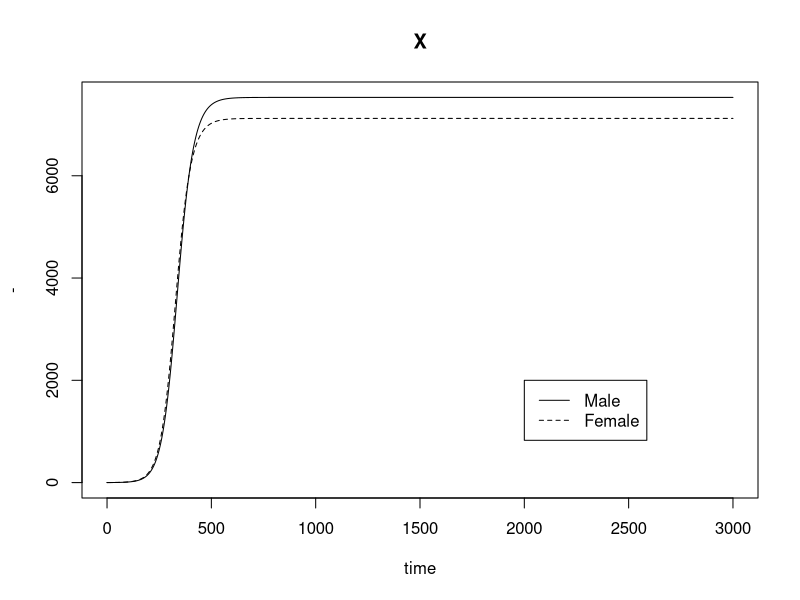
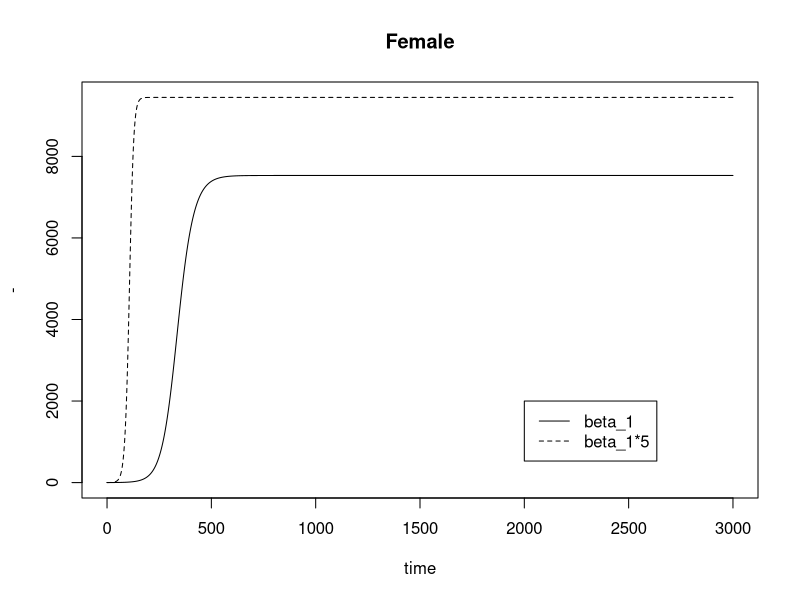
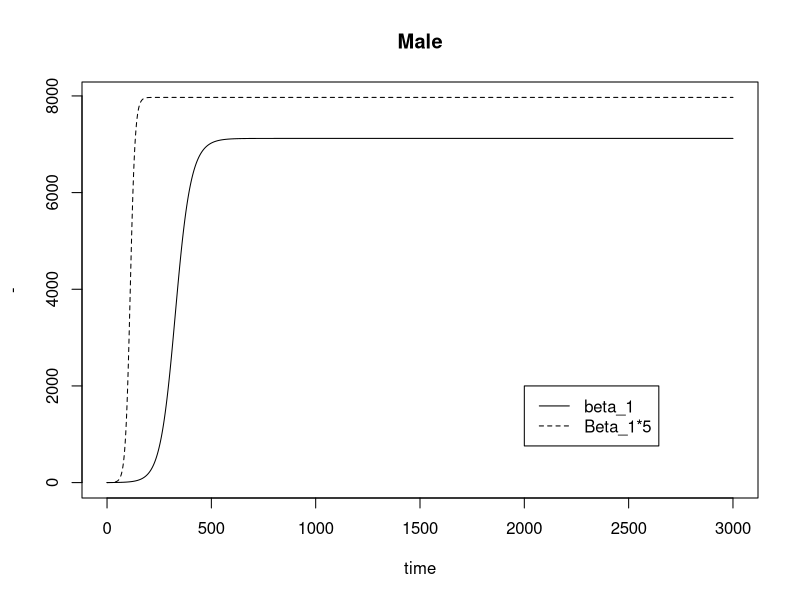
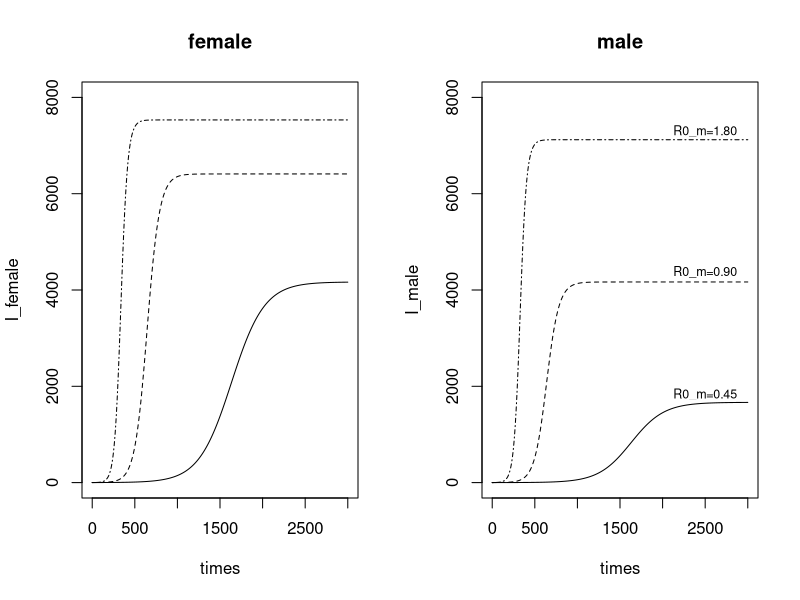
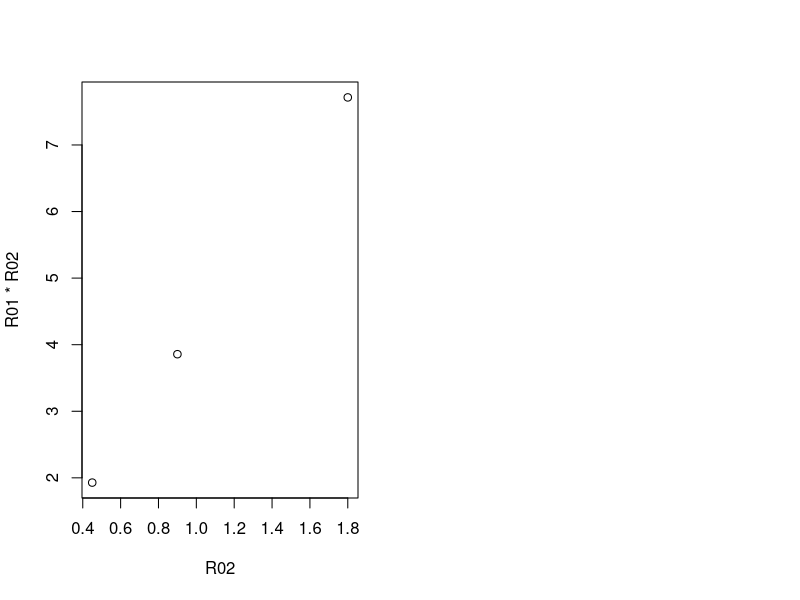
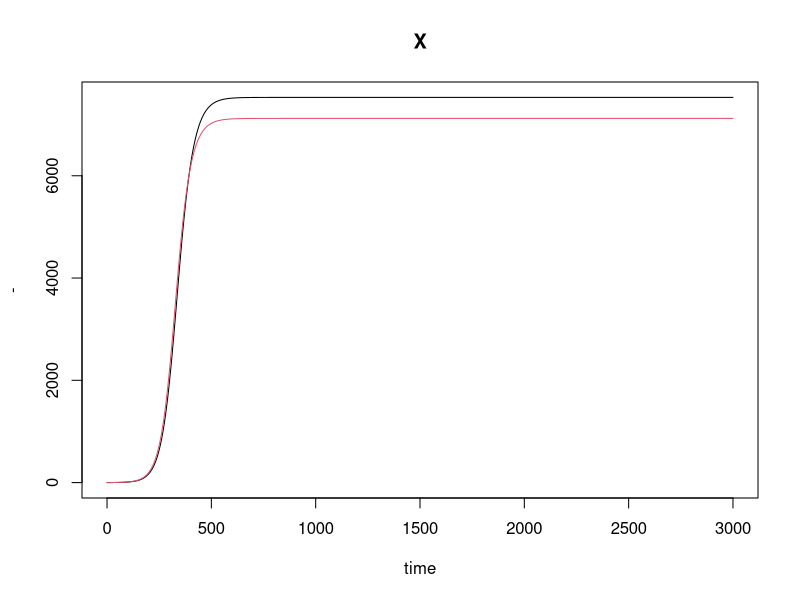
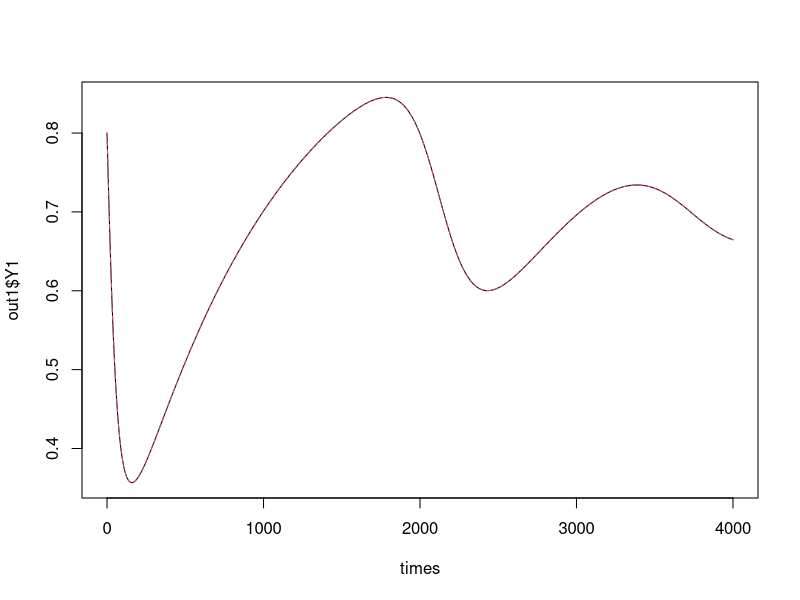
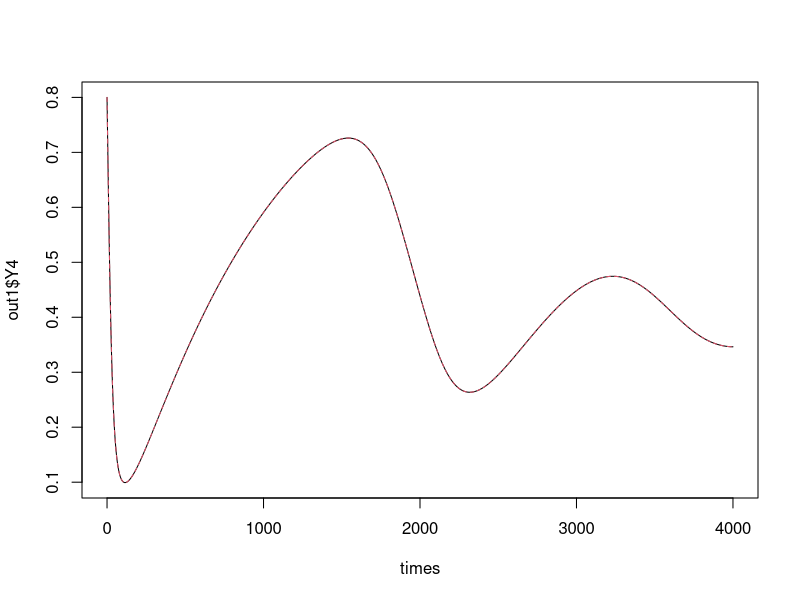

Recreate these plots in R, in order. (Note: this script raises an error after producing the figures.)

#########################################################
#                                                       #
#                                                       #
# PRACTICAL SESSION 3                                   #
# MODELING INFECTIOUS DISEAES USING R                   #
# ZIv Shkedy, Rashider Aloni, Leyla Kodalci             #
# Hasselt University, Belgium                           #
# 4th PhD week, Gondar University, Ethiopia             #
# JKUAT, Kenya                                          #
# SUSAN-SSACAB 2019 Conference, South Africa            #
# STEAM-3D, CApe Town, 2026                             #
#                                                       #
#########################################################


library(deSolve)


#########################################################
## Example I two interacting pop                       ##
## model: capasso                                      ##
## two interacting populations : diagonal transmission ##
## gonorrhea model                                     ## 
#########################################################

parameters <- c(beta1=0.000003,beta2=0.000006,v1=0.007,v2=0.05,N1=10000,N2=15000)
state <- c(Y1=1,Y2=0)
state
times<-seq(0,3000,by=0.1)
Gonorrhea<-function(t,state,parameters)
{
with(as.list(c(state, parameters)),
{
dY1 <- beta1*(N1-Y1)*Y2-v1*Y1
dY2 <- beta2*(N2-Y2)*Y1-v2*Y2
list(c(dY1,dY2))
}) 
}

require(deSolve)
out <- as.data.frame(ode(y=state,times=times,func=Gonorrhea,parms=parameters))


par(mfrow=c(1,1))
plot(times,out$Y1 ,type="l",main="X", xlab="time",ylab="-",
      ylim=c(0,max(c(out$Y1,out$Y2))))
lines(times,out$Y2,lty=2)
legend(2000,2000,c("Male","Female"),lty=c(1,2))


out1<-out

parameters <- c(beta1=0.000003*5,beta2=0.000006,v1=0.007,v2=0.05,N1=10000,N2=15000)
state <- c(Y1=1,Y2=0)
times<-seq(0,3000,by=0.1)

require(deSolve)
out2 <- as.data.frame(ode(y=state,times=times,func=Gonorrhea,parms=parameters))


par(mfrow=c(1,1))
plot(times,out1$Y1 ,type="l",main="Female", xlab="time",ylab="-",
      ylim=c(0,max(c(out1$Y1,out2$Y1))))
lines(times,out2$Y1,lty=2)
legend(2000,2000,c("beta_1","beta_1*5"),lty=c(1,2))



par(mfrow=c(1,1))
plot(times,out1$Y2 ,type="l",main="Male", xlab="time",ylab="-",
      ylim=c(0,max(c(out1$Y2,out2$Y2))))
lines(times,out2$Y2,lty=2)
legend(2000,2000,c("beta_1","Beta_1*5"),lty=c(1,2))





#########################################################
## Example I two interacting pop                       ##
## model: capasso                                      ##
## two interacting populations : diagonal transmission ##
## gonorrhea model                                     ## 
#########################################################

parameters <- c(beta1=0.000003,beta2=0.000006,v1=0.007,v2=0.05,N1=10000,N2=15000)
state <- c(Y1=1,Y2=0)
Gonorrhea<-function(t,state,parameters)
{
with(as.list(c(state, parameters)),
{
dY1 <- beta1*(N1-Y1)*Y2-v1*Y1
dY2 <- beta2*(N2-Y2)*Y1-v2*Y2
list(c(dY1,dY2))
}) 
}
times<-seq(0,3000,by=0.1)

beta2.i<-0.000006*c(0.25,0.5,1)
beta2.i
y1mat<-y2mat<-matrix(0,length(times),length(beta2.i))
for(i in 1:length(beta2.i))
{
parameters <- c(beta1=0.000003,beta2=beta2.i[i],v1=0.007,v2=0.05,N1=10000,N2=15000)
require(deSolve)
out <- as.data.frame(ode(y=state,times=times,func=Gonorrhea,parms=parameters))
y1mat[,i]<-out$Y1
y2mat[,i]<-out$Y2
}
lty.i<-c(1,2,4)


#########################################################
## THE FIGURE FOR THE BOOK                             ##
#########################################################



par(mfrow=c(1,2))
plot(times,y1mat[,1],type="l",ylim=c(0,8000),ylab="I_female")
for(i in 2:length(beta2.i))
{
lines(times,y1mat[,i],lty=lty.i[i])
}
title("female")

plot(times,y2mat[,1],type="l",ylim=c(0,8000),ylab="I_male")
for(i in 2:length(beta2.i))
{
lines(times,y2mat[,i],lty=lty.i[i])
}
title("male")
text(2500,y2mat[,1][30001]*1.1,"R0_m=0.45",cex=0.75)
text(2500,y2mat[,2][30001]*1.05,"R0_m=0.90",cex=0.75)
text(2500,y2mat[,3][30001]*1.025,"R0_m=1.80",cex=0.75)




###########################################################
# r01 and r01*r02                                         #
###########################################################

N1<-10000
N2<-15000
beta1<-0.000003
beta2.i<-0.000006*c(0.25,0.5,1)
v2<-0.05
v1<-0.007
R02<-c(1:length(beta2.i))
R01<-N1*beta1/v1
for(i in 1:length(beta2.i))
{
R02[i]<-N2*beta2.i[i]/v2
}
data.frame(R02,R01*R02)


###########################################################
# extra figures                                           #
###########################################################

plot(R02,R01*R02)

###########################################################
# same plot at matlab (not for the book)                  #
###########################################################

par(mfrow=c(1,1))
plot(times,out$Y1 ,type="l",main="X", xlab="time",ylab="-",
      ylim=c(0,max(c(out$Y1,out$Y2))))
lines(times,out$Y2,col=2)


#########################################################
## Example II two interacting pop                      ##
## model: capasso                                      ##
#########################################################


#parameters <- c(beta11=0.05,beta12=0.075,beta21=0.075,beta22=0.05,v1=1/30,v2=1/30,mu=0.001) #basic setting
#parameters <- c(beta11=0.05,beta12=0.05,beta21=0.075,beta22=0.05,v1=1/30,v2=1/30,mu=0.001)  #beta12=0.05 
parameters <- c(beta11=0.05,beta12=0.0,beta21=0.075,beta22=0.05,v1=1/30,v2=1/30,mu=0.001)  #beta12=0.00 

state <- c(Y1=0.8,Y2=0.2,Y3=0,Y4=0.8,Y5=0.2,Y6=0)
state
times<-seq(0,4000,by=0.01)


SIRtwo<-function(t,state,parameters)
{
with(as.list(c(state, parameters)),
{
dY1 <- -(beta11*Y2+beta12*Y5)*Y1+mu-mu*Y1
dY2 <- (beta11*Y2+beta12*Y5)*Y1-v1*Y2-mu*Y2
dY3 <- v1*Y2 - mu*Y3
dY4 <- -(beta21*Y2+beta22*Y5)*Y4+mu-mu*Y4
dY5 <-  (beta21*Y2+beta22*Y5)*Y4-v2*Y5-mu*Y5
dY6 <- v2*Y5-mu*Y6
list(c(dY1,dY2,dY3,dY4,dY5,dY6))
}) 
}

times<-seq(0,4000,by=0.01)
require(deSolve)
out <- as.data.frame(ode(y=state,times=times,func=SIRtwo,parms=parameters))
head(out)
out1<-out
out2<-out


#outbeta120=out # beta12=0
#outbeta12025=out
#outbeta1205=out  #beta12=0.05
#outbeta12075=out #beta12=0.075 (basic setting (beta12=0.075))



### setting with beta_11=0 ##
plot(times,out1$Y1,type="l")
lines(times,out2$Y1,lty=2,col=2)

plot(times,out1$Y4,type="l")
lines(times,out2$Y4,lty=2,col=2)

## EXample 1: beta12=0.075,0.05 ##

plot(times,outbeta12075$Y1,type="l")
lines(times,outbeta1205$Y1,lty=2,col=2)
legend(1000,0.8,c("beta_12=0.075","beta_12=0.05"),lty=c(1,2),col=c(1,2))
title("susceptible in population 1")

plot(times,outbeta12075$Y4,type="l")
lines(times,outbeta1205$Y4,lty=2,col=2)
legend(1000,0.8,c("beta_12=0.075","beta_12=0.05"),lty=c(1,2),col=c(1,2))
title("susceptible in population 2")


## EXample 2: beta12=0.00,0.075 ##


plot(times,outbeta12075$Y1,type="l",ylim=c(0,1))
lines(times,outbeta120$Y1,lty=2,col=2)
legend(0,0.95,c("beta_12=0.075","beta_12=0.05"),lty=c(1,2),col=c(1,2))
title("susceptible in population 1")



plot(times,outbeta12075$Y4,type="l",ylim=c(0,1))
lines(times,outbeta120$Y4,lty=2,col=2)
legend(0,0.95,c("beta_12=0.075","beta_12=0.05"),lty=c(1,2),col=c(1,2))
title("susceptible in population 2")



#########################################################
## Example III age structure                           ##
## model: capasso                                      ##
#########################################################


#0.0002*25000/(1/91+1/75)
#parameters <- c(mu=1/75,beta=0.0002, v=4,N=25000)
#parameters <- c(mu=1/75,beta=0.0001, v=4,N=25000)
#parameters <- c(mu=1/75,beta=0.0000025, v=121.67,N=50000)
#parameters
#parameters <- c(mu=1/75000,beta=0.00121, v=121,N=500000)

#3*0.000121*500000

#state <- c(X=499900,Y=10,Z=0)
#state <- c(X=24999,Y=1,Z=0)

#SIR<-function(t,state,parameters)
#{
#with(as.list(c(state, parameters)),
#{
#dX <- N*mu-beta*Y*X - mu*X
#dY <- beta*Y*X - v*Y - mu*Y
#dZ <- v*Y -mu*Z
#list(c(dX, dY, dZ))
#}) 
#}
#times<-seq(0,800,by=0.1)
#require(deSolve)
#out <- as.data.frame(ode(y=state,times=times,func=SIR,parms=parameters))
#head(out)

#################################################
## THE FIGURE FOR THE BOOK                     ##
#################################################


#par(mfrow=c(2,1))
#plot(times,out$X ,type="l",main=" ", xlab="time", ylab="susceptible")
#plot(times,out$Y ,type="l",main=" ", xlab="time", ylab="susceptible")


#########################################################
## Example III age structure                           ##
## model: capasso                                      ##
#########################################################



0.0005*266665/(4+1/75)/20
0.0005*733334/(4+1/75)/55

N<-1000000
(20/75)*N
N-(20/75)*N

(20/75)*1000000

26665+1+73333

## Example (1) ###

parameters <- c(beta11=0.0001,beta12=0.0000075,beta21=0.0000075,beta22=0.0001,
                v1=4,v2=4,mu=1/75,mu2=1/20,N=1000000)
parameters

## Example (2) ###

parameters <- c(beta11=0.000001,beta12=0.0000075,beta21=0.0000075,beta22=0.0001,
                v1=4,v2=4,mu=1/75,mu2=1/20,N=1000000)
parameters


state <- c(Y1=266665,Y2=1,Y3=0,Y4=733334,Y5=0.0,Y6=0)
state

SIRtwo<-function(t,state,parameters)
{
with(as.list(c(state, parameters)),
{
dY1 <- -(beta11*Y2+beta12*Y5)*Y1+N*mu-mu*Y1-mu2*Y1
dY2 <- (beta11*Y2+beta12*Y5)*Y1-v1*Y2-mu*Y2-mu2*Y2
dY3 <- v1*Y2 - mu*Y3-mu2*Y3
dY4 <- -(beta21*Y2+beta22*Y5)*Y4-mu*Y4+mu2*Y1
dY5 <-  (beta21*Y2+beta22*Y5)*Y4-v2*Y5-mu*Y5+mu2*Y2
dY6 <- v2*Y5-mu*Y6+mu2*Y3
list(c(dY1,dY2,dY3,dY4,dY5,dY6))
}) 
}

times<-seq(0,60,by=0.01)
require(deSolve)
out <- as.data.frame(ode(y=state,times=times,func=SIRtwo,parms=parameters))
#out1<-out #Example 1
out05<-out #Example 2


dim(out)[1]
head(out)
((out$Y1[10001]+out$Y4[10001])/N)^(-1)

((out$Y1[10001])/((20/75)*N))
((out$Y4[10001])/(N-((20/75)*N)))

#########################################################
## Example 1 (slide 196-197)                           ##
#########################################################


par(mfrow=c(1,1))
plot(times,out1$Y1+out1$Y4,ylim=c(0,500000),type="l",main=" ",xlab="time",ylab="S")
lines(times,out1$Y1,lty=2)
lines(times,out1$Y4,lty=3)
legend(10,500000,c("total","age group I","age group II"),lty=c(1,2,3))


plot(times,out1$Y2+out1$Y5,ylim=c(0,50000),type="l",main=" ",xlab="time",ylab="I")
lines(times,out1$Y2,lty=2)
lines(times,out1$Y5,lty=3)
legend(10,50000,c("total","age group I","age group II"),lty=c(1,2,3))


#########################################################
## Example 2 (198-199)                                 ##
#########################################################


par(mfrow=c(1,1))
plot(times,out05$Y1+out05$Y4,ylim=c(0,500000),type="l",main=" ",xlab="time",ylab="S")
lines(times,out05$Y1,lty=2)
lines(times,out05$Y4,lty=3)
legend(10,500000,c("total","age group I","age group II"),lty=c(1,2,3))


plot(times,out05$Y2+out05$Y5,ylim=c(0,50000),type="l",main=" ",xlab="time",ylab="I")
lines(times,out05$Y2,lty=2)
lines(times,out05$Y5,lty=3)
legend(10,50000,c("total","age group I","age group II"),lty=c(1,2,3))



#########################################################
## Example 1 Vs. Example 2                             ##
#########################################################


par(mfrow=c(1,1))
plot(times,out1$Y1+out1$Y4,ylim=c(0,500000),type="l",main=" ",xlab="time",ylab="S")
lines(times,out05$Y1+out05$Y4,lty=2)
legend(0,500000,c("Example 1","Example 2"),lty=c(1,2))



#########################################################
## End of program                                      ##
#########################################################

par(mfrow=c(2,1))
plot(times,out1$Y1,ylim=c(0,500000),type="l",main=" ",xlab="time",ylab="S")
lines(times,out05$Y1,lty=2)
#legend(0,500000,c("total","age group I","age group II"),lty=c(1,2,3))
plot(times,out1$Y4,ylim=c(0,500000),type="l",main=" ",xlab="time",ylab="S")
lines(times,out05$Y4,lty=2)
#legend(0,500000,c("total","age group I","age group II"),lty=c(1,2,3))


par(mfrow=c(2,1))
plot(times,out1$Y5,ylim=c(0,20000),type="l",main=" ",xlab="time",ylab="S")
lines(times,out05$Y5,lty=2)
#legend(0,500000,c("total","age group I","age group II"),lty=c(1,2,3))
plot(times,out1$Y2,ylim=c(0,20000),type="l",main=" ",xlab="time",ylab="S")
lines(times,out05$Y2,lty=2)
#legend(0,500000,c("total","age group I","age group II"),lty=c(1,2,3))


par(mfrow=c(1,1))
plot(times,out$Y1+out$Y4,ylim=c(0,500000),type="l",main=" ",xlab="time",ylab="S")
lines(times,out$Y1,lty=2)
lines(times,out$Y4,lty=3)
#legend(0,500000,c("total","age group I","age group II"),lty=c(1,2,3))


plot(times,out$Y2+out$Y5,ylim=c(0,50000),type="l",main=" ",xlab="time",ylab="S")
lines(times,out$Y2,lty=2)
lines(times,out$Y5,lty=3)
#legend(0,50000,c("total","age group I","age group II"),lty=c(1,2,3))


plot(out$Y1,out$Y2,type="l")
lines(out$Y4,out$Y5,lty=2)


plot(times,out$Y3+out$Y6,ylim=c(0,2000000),type="l",main=" ",xlab="time",ylab="S")
lines(times,out$Y3,lty=2)
lines(times,out$Y6,lty=3)



plot(times,out$Y2+out$Y5+out$Y1+out$Y4+out$Y3+out$Y6,ylim=c(0,2000000),type="l",main=" ",xlab="time",ylab="S")
lines(times,out$Y2,lty=2)
lines(times,out$Y5,lty=3)
